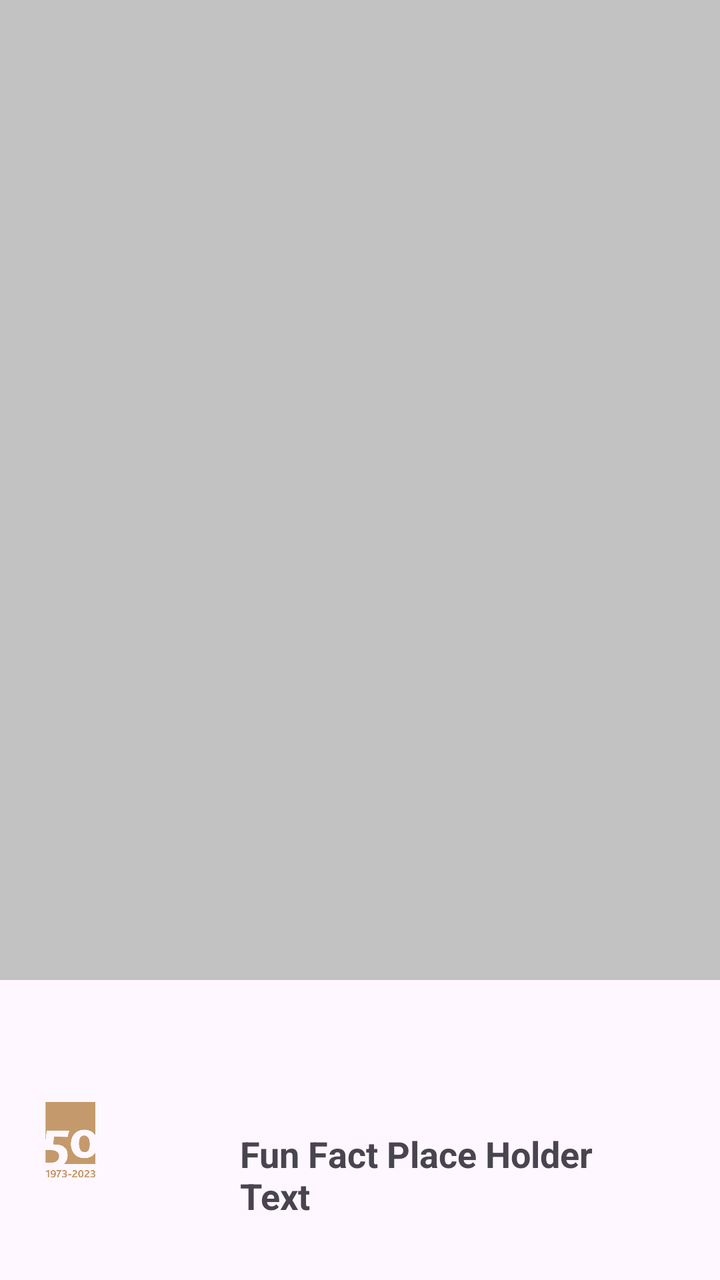
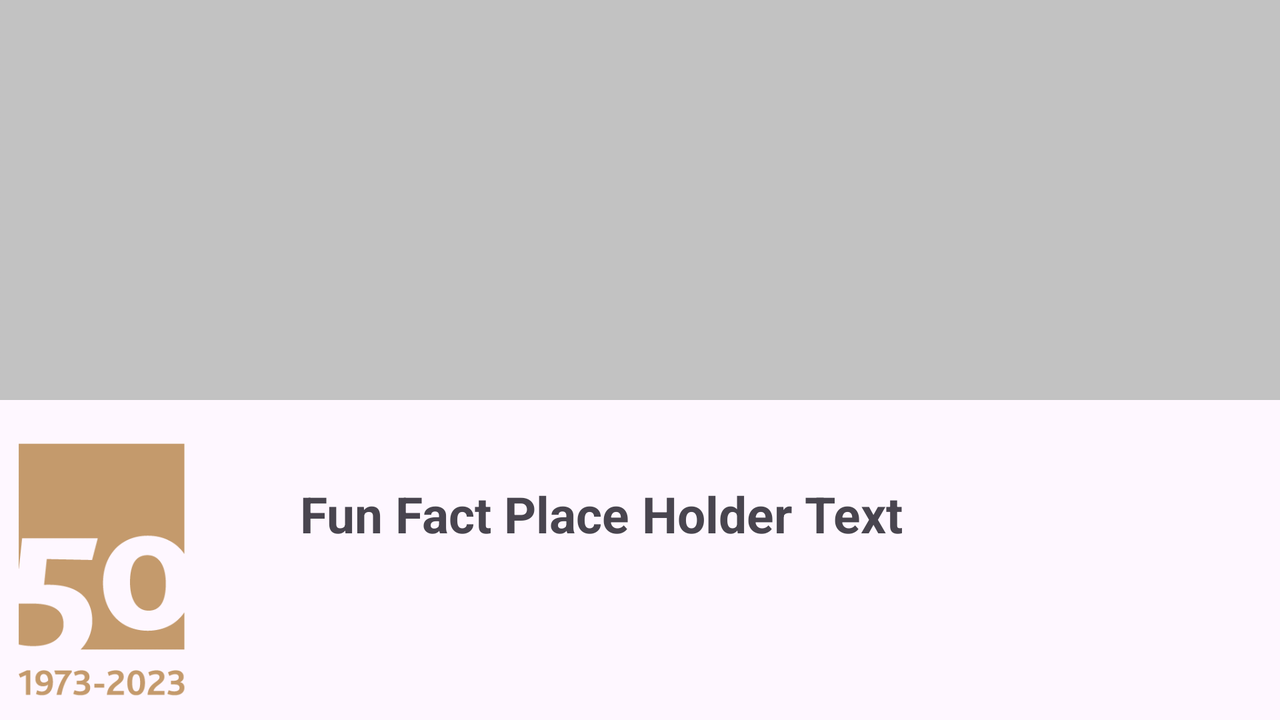

One screen, two layout resources from the same app: the default and the repository's alternative for another configuration. Each is rendered where Android would select it; the XML of both is given below.
<!-- AndroidManifest.xml: application theme Theme.AssignmentOne -->
<!-- res/layout/activity_fun_fact.xml -->
<?xml version="1.0" encoding="utf-8"?>
<RelativeLayout xmlns:android="http://schemas.android.com/apk/res/android"
    xmlns:app="http://schemas.android.com/apk/res-auto"
    xmlns:tools="http://schemas.android.com/tools"
    android:layout_width="match_parent"
    android:layout_height="match_parent"
    android:orientation="vertical"
    tools:context=".FunFactActivity">

    <ImageView
        android:id="@+id/factBg"
        android:layout_width="match_parent"
        android:layout_height="wrap_content"
        android:layout_marginBottom="150dp"
        android:src="@drawable/img_fun_fact_place_holder"
        android:scaleType="centerCrop"
        android:contentDescription="@string/imgBgDescription"
        ></ImageView>


    <ImageView
        android:id="@+id/imageView1"
        android:layout_margin="20dp"
        android:layout_toLeftOf="@+id/textView1"
        android:layout_gravity="center_vertical|right"
        android:gravity="center_vertical|right"
        android:layout_width="match_parent"
        android:layout_height="100dp"
        android:scaleType="fitCenter"
        android:src="@drawable/img_main_logo_short"
        android:contentDescription="@string/imgDescription"
        android:layout_alignParentBottom="true"
        />

    <TextView
        android:id="@+id/textView1"
        android:layout_width="250dp"
        android:layout_height="wrap_content"
        android:layout_alignParentRight="true"
        android:layout_alignParentBottom="true"
        android:layout_marginStart="20dp"
        android:layout_marginTop="20dp"
        android:layout_marginEnd="20dp"
        android:padding="30dp"
        android:text="@string/funFactText"
        android:textSize="18dp"
        android:textStyle="bold" />


</RelativeLayout>
<!-- resources referenced by this layout -->
<resources>
  <!-- drawable img_fun_fact_place_holder: png bitmap (drawable, 6728 bytes) -->
  <!-- drawable img_main_logo_short: png bitmap (drawable, 10410 bytes) -->
  <string name="funFactText">Fun Fact Place Holder Text</string>
  <string name="imgBgDescription">Background</string>
  <string name="imgDescription">Waikato Logo</string>
  <style name="Theme.AssignmentOne" parent="Base.Theme.AssignmentOne" />
  <style name="Base.Theme.AssignmentOne" parent="Theme.Material3.DayNight.NoActionBar">
          
          
          <item name="colorPrimary">@color/gold</item>
          <item name="colorSecondary">@color/silver</item>
      </style>
  <color name="gold">#C49A6C</color>
  <color name="silver">#F2F2F2</color>
</resources>
<!-- res/layout-land/activity_fun_fact.xml (the repository's variant of the layout above) -->
<!-- drawn on the phone turned sideways -->
<?xml version="1.0" encoding="utf-8"?>
<RelativeLayout xmlns:android="http://schemas.android.com/apk/res/android"
    xmlns:app="http://schemas.android.com/apk/res-auto"
    xmlns:tools="http://schemas.android.com/tools"
    android:layout_width="match_parent"
    android:layout_height="match_parent"
    android:orientation="horizontal"
    tools:context=".FunFactActivity">

    <ImageView
        android:id="@+id/factBg"
        android:layout_width="match_parent"
        android:layout_height="wrap_content"
        android:layout_marginBottom="160dp"
        android:src="@drawable/img_fun_fact_place_holder"
        android:scaleType="centerCrop"
        android:contentDescription="@string/imgBgDescription"
        ></ImageView>


    <ImageView
        android:id="@+id/imageView1"
        android:layout_width="match_parent"
        android:layout_height="150dp"
        android:layout_alignParentBottom="true"
        android:layout_alignParentLeft="true"
        android:layout_toLeftOf="@+id/textView1"
        android:contentDescription="@string/imgDescription"
        android:scaleType="fitCenter"
        android:src="@drawable/img_main_logo_short" />

    <TextView
        android:id="@+id/textView1"
        android:layout_width="500dp"
        android:layout_height="150dp"
        android:layout_alignParentRight="true"
        android:layout_alignParentBottom="true"
        android:layout_marginStart="20dp"
        android:layout_marginTop="20dp"
        android:layout_marginEnd="20dp"
        android:padding="30dp"
        android:text="@string/funFactText"
        android:textSize="25dp"
        android:textStyle="bold" />


</RelativeLayout>
